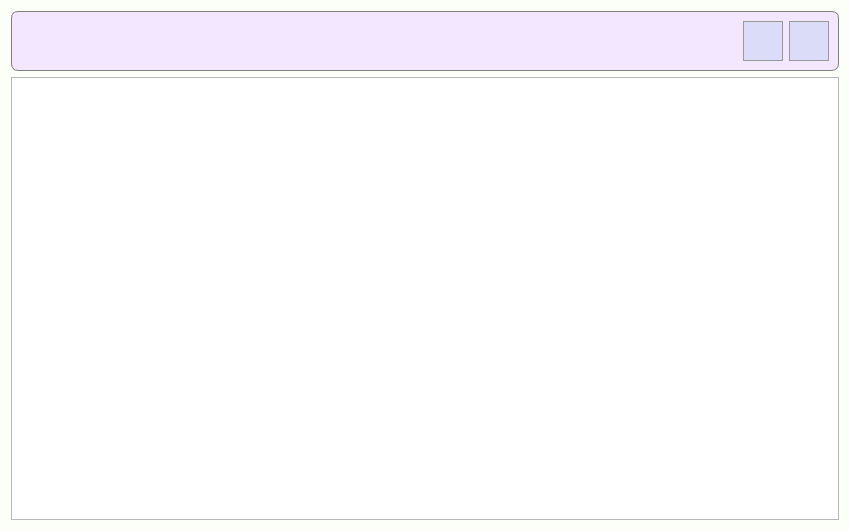
<?xml version="1.0" encoding="UTF-8"?>
<ui version="4.0">
 <class>ListTasks</class>
 <widget class="QDialog" name="ListTasks">
  <property name="geometry">
   <rect>
    <x>0</x>
    <y>0</y>
    <width>850</width>
    <height>531</height>
   </rect>
  </property>
  <property name="windowTitle">
   <string>Список заданий</string>
  </property>
  <property name="styleSheet">
   <string notr="true">QDialog {
	background-color: #fcfff7;
	background-image: url(:/images/backgroundImage.png)
}</string>
  </property>
  <layout class="QGridLayout" name="gridLayout_2">
   <item row="0" column="0">
    <widget class="QFrame" name="frame">
     <property name="minimumSize">
      <size>
       <width>0</width>
       <height>60</height>
      </size>
     </property>
     <property name="styleSheet">
      <string notr="true">QFrame {
background-color: #f2e7ff;
border: 1px solid grey;
border-radius: 7px;
}</string>
     </property>
     <property name="frameShape">
      <enum>QFrame::StyledPanel</enum>
     </property>
     <property name="frameShadow">
      <enum>QFrame::Raised</enum>
     </property>
     <layout class="QGridLayout" name="gridLayout">
      <item row="0" column="2">
       <widget class="QPushButton" name="updateButton">
        <property name="minimumSize">
         <size>
          <width>40</width>
          <height>40</height>
         </size>
        </property>
        <property name="toolTip">
         <string>Обновить</string>
        </property>
        <property name="statusTip">
         <string/>
        </property>
        <property name="styleSheet">
         <string notr="true">QPushButton {
	background-color: #dbdcf7;
	border: 1px solid #999999;
}

QPushButton:hover {
	background-color: #d5d6f0;
	border: 1px solid #acacac;
}

QPushButton:pressed {
	background-color: #cbcde6;
	border: 2px solid #999999;
}</string>
        </property>
        <property name="text">
         <string/>
        </property>
        <property name="icon">
         <iconset resource="images.qrc">
          <normaloff>:/images/refresh.png</normaloff>:/images/refresh.png</iconset>
        </property>
        <property name="iconSize">
         <size>
          <width>30</width>
          <height>30</height>
         </size>
        </property>
        <property name="autoDefault">
         <bool>false</bool>
        </property>
       </widget>
      </item>
      <item row="0" column="1">
       <widget class="QPushButton" name="addTaskButton">
        <property name="minimumSize">
         <size>
          <width>40</width>
          <height>40</height>
         </size>
        </property>
        <property name="toolTip">
         <string>Добавить задание</string>
        </property>
        <property name="statusTip">
         <string/>
        </property>
        <property name="styleSheet">
         <string notr="true">QPushButton {
	background-color: #dbdcf7;
	border: 1px solid #999999;
}

QPushButton:hover {
	background-color: #d5d6f0;
	border: 1px solid #acacac;
}

QPushButton:pressed {
	background-color: #cbcde6;
	border: 2px solid #999999;
}</string>
        </property>
        <property name="text">
         <string/>
        </property>
        <property name="icon">
         <iconset resource="images.qrc">
          <normaloff>:/images/addTask.png</normaloff>:/images/addTask.png</iconset>
        </property>
        <property name="iconSize">
         <size>
          <width>34</width>
          <height>34</height>
         </size>
        </property>
        <property name="autoDefault">
         <bool>false</bool>
        </property>
       </widget>
      </item>
      <item row="0" column="0">
       <spacer name="horizontalSpacer">
        <property name="orientation">
         <enum>Qt::Horizontal</enum>
        </property>
        <property name="sizeHint" stdset="0">
         <size>
          <width>40</width>
          <height>20</height>
         </size>
        </property>
       </spacer>
      </item>
     </layout>
    </widget>
   </item>
   <item row="1" column="0">
    <widget class="QTableView" name="tableView">
     <property name="styleSheet">
      <string notr="true">QLabel {
	font-size: 9pt;
}</string>
     </property>
    </widget>
   </item>
  </layout>
 </widget>
 <resources>
  <include location="images.qrc"/>
 </resources>
 <connections/>
</ui>
